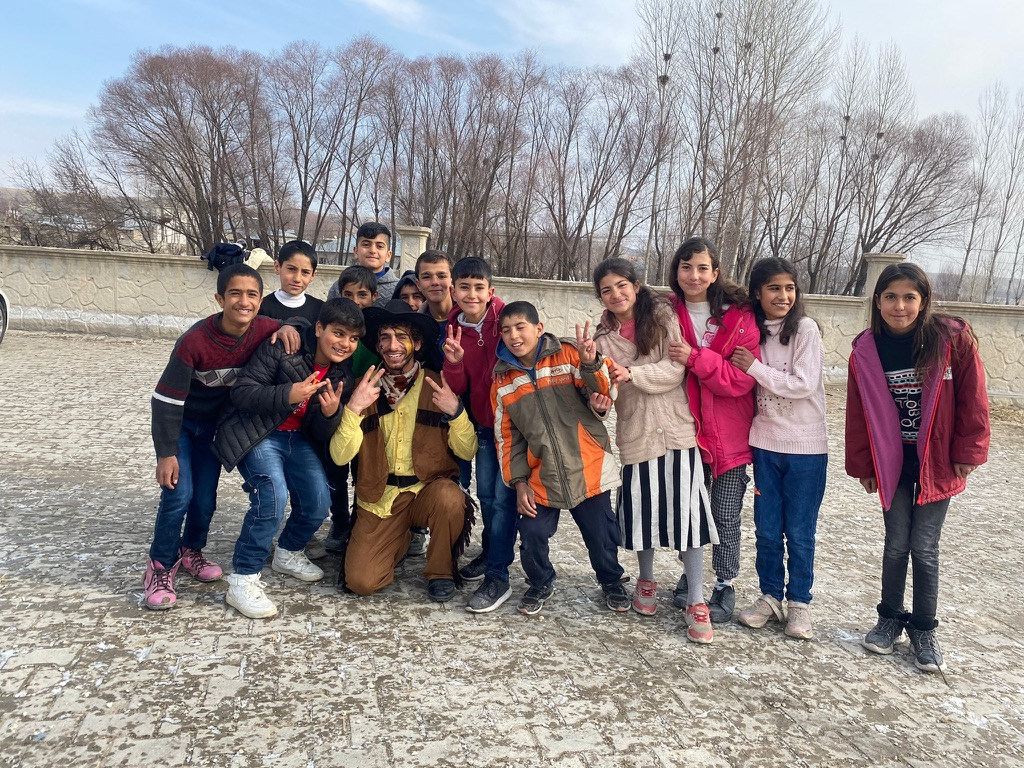
#> input picture foto/foto1.jpeg, 1024 x 768 px
$ python fotoFaceSelection.py
#> lines starting #> are read from the running program, lines starting #| are printed output that depends on the picture; after the words box and inside, x2 and y2 are one past the last pixel; in counts of white or black regions, pixels touching at a corner belong together
#> further down, img is the input picture: shape (768, 1024, 3); mean B, G, R 143.4, 142.7, 150
import cv2

def face():
    grey = cv2.cvtColor(img, cv2.COLOR_BGR2GRAY)
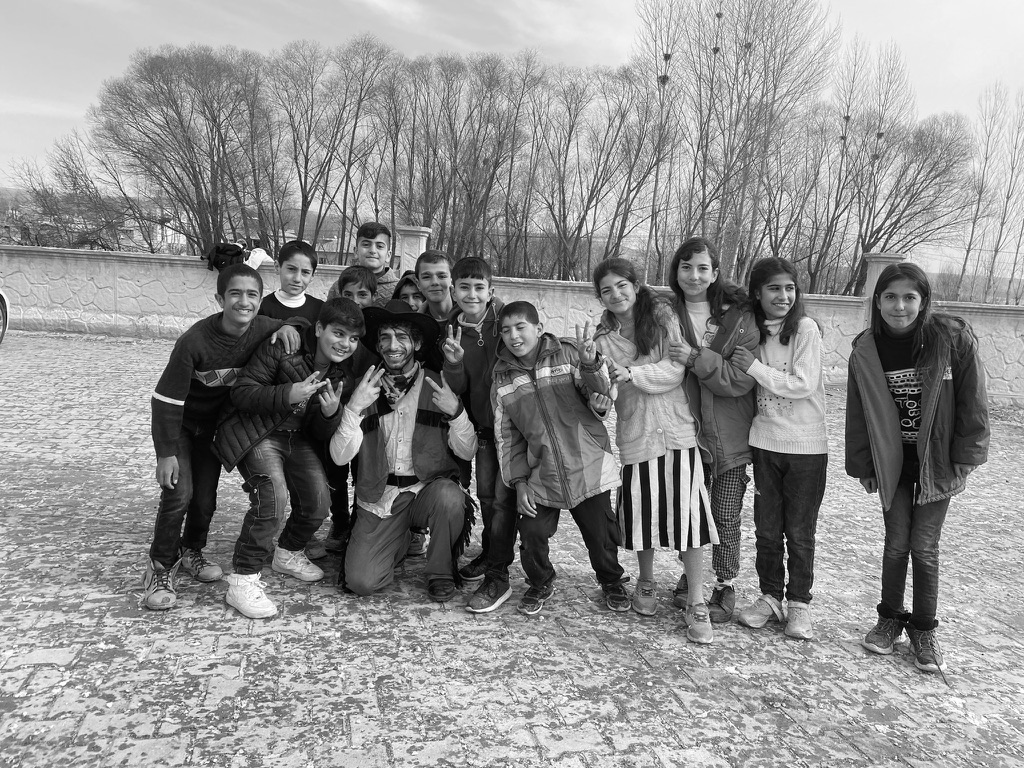
#> grey: shape (768, 1024); min 0, max 255, mean 144.9

    face_detector = cv2.CascadeClassifier(cv2.data.haarcascades + "haarcascade_frontalface_default.xml")

    face = face_detector.detectMultiScale(grey, scaleFactor=1.025, minNeighbors=3, maxSize=(40, 40), minSize=(30, 30))# Haar yüz algılama yöntemini kullanır.
#> face = [[356, 232, 35, 35], [280, 258, 36, 36], [417, 263, 36, 36], [765, 275, 35, 35], [227, 280, 36, 36], [375, 324, 36, 36], [498, 314, 36, 36], [881, 284, 38, 38], [677, 255, 37, 37], [596, 273, 37, 37], [453, 274, 37, 37], [337, 281, 37, 37]]

    for (x, y, w, h) in face:
        print("x:", x, "y:", y, "w:", w, "h:", h)

        # Corrected the cv2.rectangle() call
        cv2.rectangle(img, (x, y), (x + w, y + h), (0, 0, 255), 3)
        cv2.circle(img, center=(x + w // 2, y + h // 2), radius= w// 2, color=(0, 255, 0), thickness=3)
#> this loop made 12 passes
#| x: 356 y: 232 w: 35 h: 35
#| x: 280 y: 258 w: 36 h: 36
#| x: 417 y: 263 w: 36 h: 36
#| x: 765 y: 275 w: 35 h: 35
#| x: 227 y: 280 w: 36 h: 36
#| x: 375 y: 324 w: 36 h: 36
#| x: 498 y: 314 w: 36 h: 36
#| x: 881 y: 284 w: 38 h: 38
#> (further printed lines are left out)
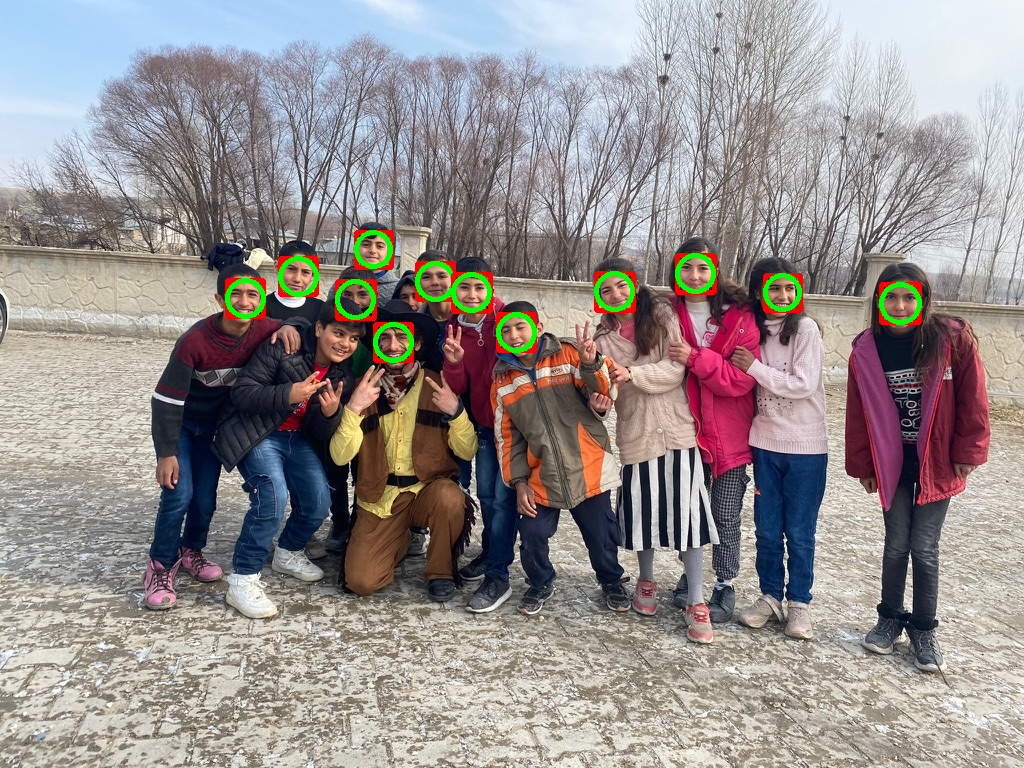
#> img: shape (768, 1024, 3); 1.41% of pixels changed, all inside (x1, y1, x2, y2) = (225, 230, 922, 363)

    cv2.imshow("Face", img)


img = cv2.imread("foto/foto1.jpeg")
face()
cv2.waitKey(0)
cv2.destroyAllWindows()

$ run again, with foto/foto2.jpg copied over foto/foto1.jpeg
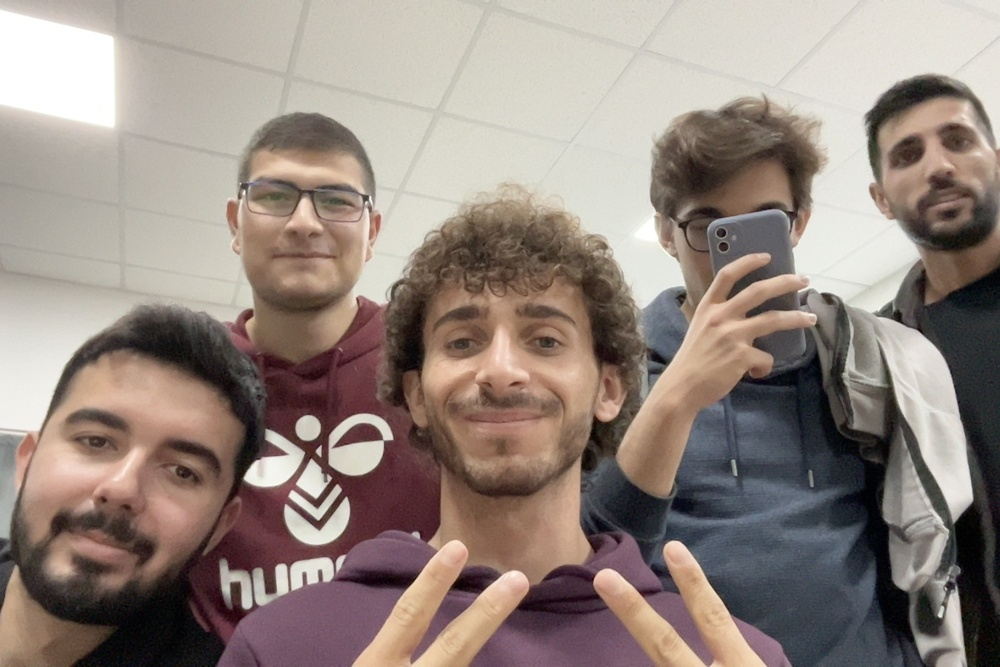
#> input picture foto/foto2.jpg, 1000 x 667 px, shrunk from 1440 x 960 before the run
#> img is the input picture: shape (667, 1000, 3); mean B, G, R 126.5, 134.2, 147.7
#> in face, `grey = cv2.cvtColor(img, cv2.COLOR_BGR2GRAY)`:
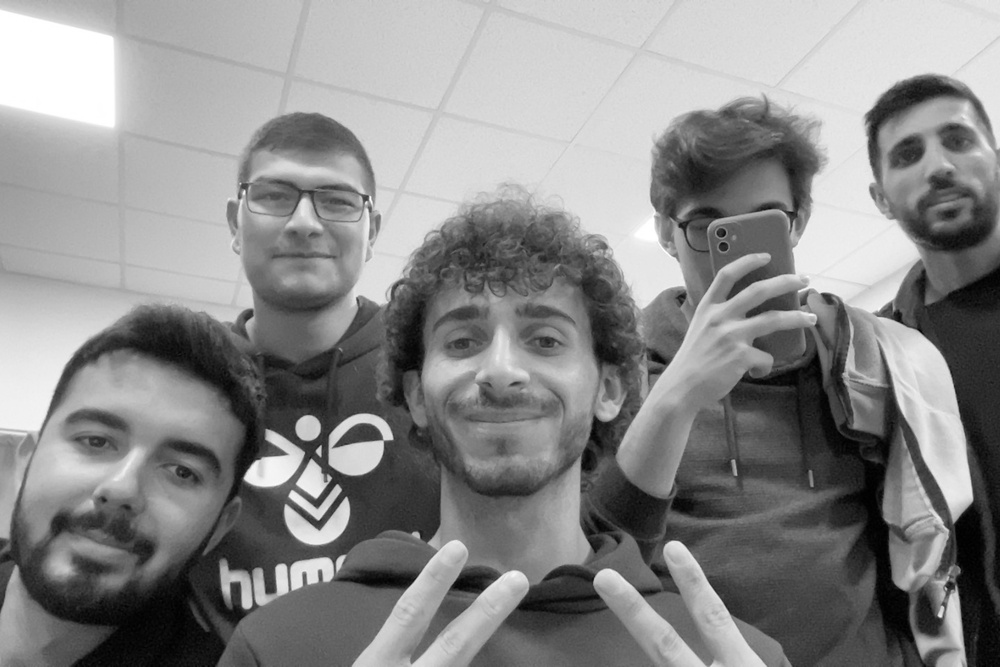
#> grey: shape (667, 1000); min 0, max 255, mean 137.4
#> face = ()
